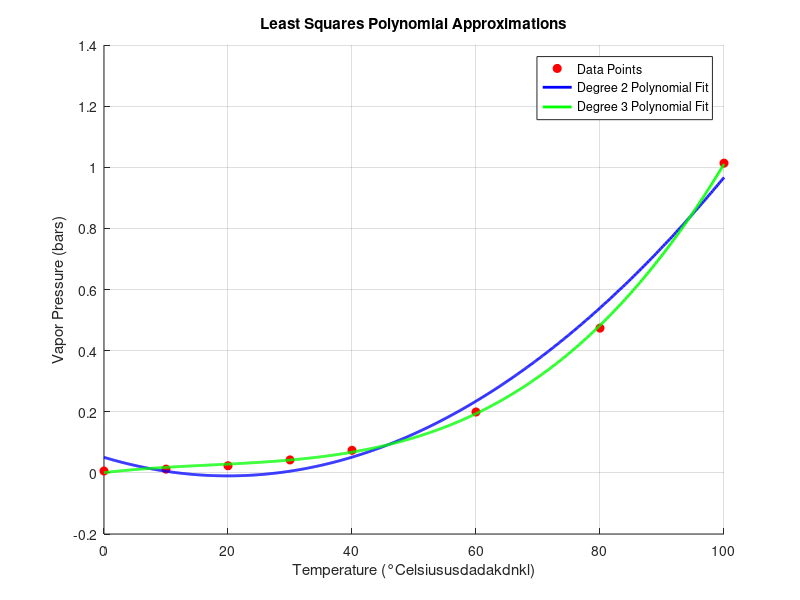

Reproduce this figure in MATLAB.
% Given data
T = [0 10 20 30 40 60 80 100]; % Temperature in °C
P = [0.0061 0.0123 0.0234 0.0424 0.0738 0.1992 0.4736 1.0133]; % Pressure in bars

% a) Obtain least squares approximations using polyfit for two different degrees

% Degree 2 polynomial
p2 = polyfit(T, P, 2);
% Degree 3 polynomial
p3 = polyfit(T, P, 3);

% Find the value at T = 45 using polyval
P2_45 = polyval(p2, 45);
P3_45 = polyval(p3, 45);

% Exact value
P_exact = 0.095848;

% Approximation errors
error2 = abs(P2_45 - P_exact);
error3 = abs(P3_45 - P_exact);

% Display results
fprintf('Degree 2 Polynomial at T=45: %.6f\n', P2_45);
fprintf('Degree 3 Polynomial at T=45: %.6f\n', P3_45);
fprintf('Error for Degree 2 Polynomial: %.6f\n', error2);
fprintf('Error for Degree 3 Polynomial: %.6f\n', error3);

% b) Plotting

% Generate a finer range of T values for plotting
T_fine = linspace(0, 100, 1000);
P2_fine = polyval(p2, T_fine);
P3_fine = polyval(p3, T_fine);

% Plot the data points, polynomial fits, and interpolation polynomial
figure;
hold on;
plot(T, P, 'ro', 'MarkerFaceColor', 'r'); % Data points
plot(T_fine, P2_fine, 'b-', 'LineWidth', 2); % Degree 2 polynomial fit
plot(T_fine, P3_fine, 'g-', 'LineWidth', 2); % Degree 3 polynomial fit
legend('Data Points', 'Degree 2 Polynomial Fit', 'Degree 3 Polynomial Fit');
xlabel('Temperature (°Celsiususdadakdnkl)');
ylabel('Vapor Pressure (bars)');
title('Least Squares Polynomial Approximations');
grid on;
hold off;